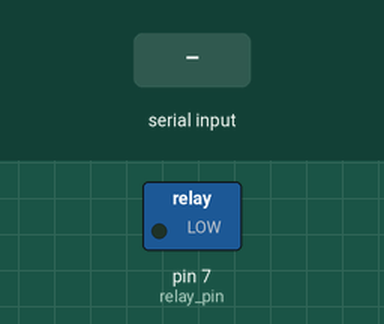
Bench run of a sketch on a simulated Arduino Uno, built with avr-gcc and run on an emulated ATmega328P. Parts: switched loads named in the sketch (green lamp = pin HIGH). Inputs (shaded band) come from the test bench. What the sketch prints to the serial monitor is not drawn.

Above: at 1.2 s.
1.3 s: "off\n" received over Serial
At 2.3 s:
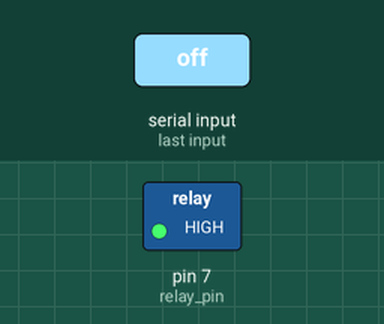
2.8 s: "on\n" received over Serial
At 3.5 s:
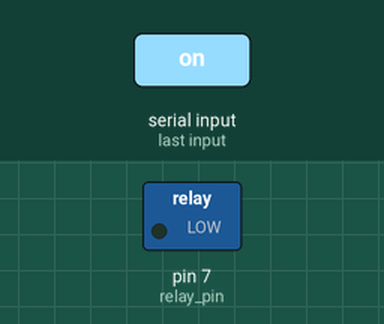
Timing chart, 0 to 5.8 s (numbered marks = the images above; inputs shaded):
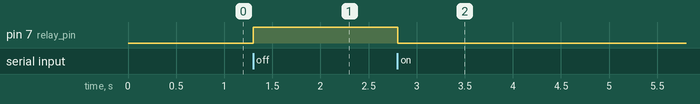

The sketch:

IOT.ino
```cpp
int relay_pin = 7;

String cmd = "";

void setup() {
  pinMode(relay_pin, OUTPUT);
  Serial.begin(115200);
}

void loop() {
  if (Serial.available()) {
    cmd = Serial.readStringUntil('\n');
    cmd.trim();
  }
  if (cmd == "on") {
      digitalWrite(relay_pin, LOW);
      Serial.println("Device turned ON");
  }
  else if (cmd == "off") {
      digitalWrite(relay_pin, HIGH);
      Serial.println("Device turned OFF");
  }
  else{
    Serial.println("Invalid command");
  }
}
```

Measured:
- after the input at 1.3 s, pin 7 (relay_pin): LOW → HIGH at once
- after the input at 2.8 s, pin 7 (relay_pin): HIGH → LOW at once
